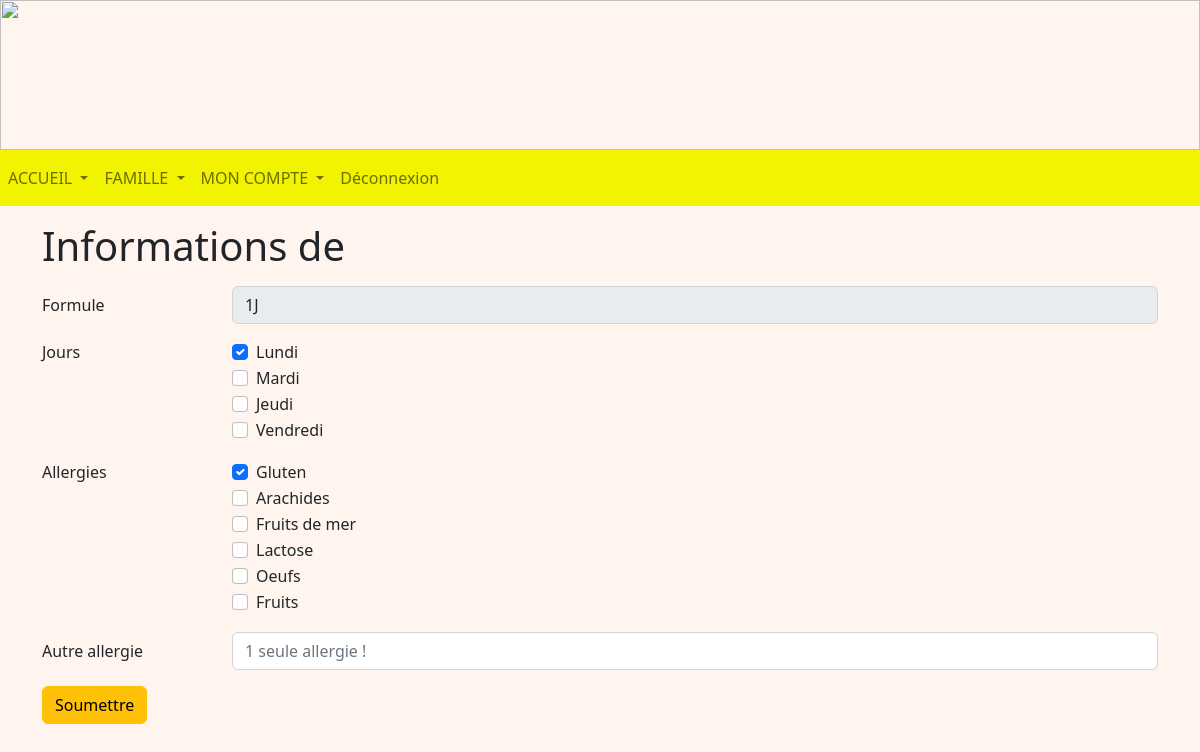
Page /enfant/1 (signed in) on the committed database.
### tables this page shows
CREATE TABLE Jour (
  code_jour integer PRIMARY KEY,
  jour TEXT NOT NULL
);

CREATE TABLE EstAllergiqueA (
  code_allergie integer,
  code_enfant integer,
  PRIMARY KEY (code_allergie, code_enfant),
  FOREIGN KEY (code_allergie) REFERENCES Allergie(code_allergie),
  FOREIGN KEY (code_enfant) REFERENCES Enfant(code_enfant)
);

CREATE TABLE Allergie (
  code_allergie integer PRIMARY KEY AUTOINCREMENT,
  nom_allergie TEXT NOT NULL
);

### representant.py (the view, shortened to what this page needs)
@app.route('/enfant/<int:code_enfant>', methods = ["POST", "GET"])
@login_required
def enfant(code_enfant):
    db = get_db()
    cur = db.cursor()
    user = cur.execute("SELECT type_compte FROM Compte WHERE identifiant = ?", (flask_login.current_user.name, )).fetchone()
    if user[0] == 'Representant':
        representant = cur.execute("SELECT code_representant FROM Representant WHERE identifiant = ?", (flask_login.current_user.name, )).fetchone()
        enfant = cur.execute("SELECT nom_enfant, prenom_enfant, code_formule FROM Enfant WHERE code_representant = ? and code_enfant = ?", (representant[0], code_enfant, )).fetchone()
        enfants = cur.execute("SELECT code_enfant, prenom_enfant FROM Enfant WHERE code_representant = ?", (representant[0], )).fetchall()
        formules = cur.execute("SELECT * FROM Formule").fetchall()
        joursManges = cur.execute("SELECT J.code_jour FROM Mange AS M INNER JOIN Jour AS J ON M.code_jour = J.code_jour WHERE M.code_enfant = ?", (code_enfant, )).fetchall()
        jours = cur.execute("SELECT * FROM Jour").fetchall()
        allergies = cur.execute("SELECT * FROM Allergie").fetchall()
        allergiques = cur.execute("SELECT code_allergie FROM EstAllergiqueA WHERE code_enfant = ?", (code_enfant, )).fetchall()
        now = datetime.datetime.today()
        return render_template('R_enfant.html', enfants = enfants, enfant = enfant, now = now.strftime('%Y-%m-%d'), formules = formules, jours = jours, joursManges = joursManges, allergies = allergies, allergiques = allergiques)
    if user[0] == 'Admin':
        return redirect(url_for('accueilAdmin'))
    return redirect(url_for('accueilEnseignant'))

### main.py (called while the page is built)
@login_manager.user_loader
def load_user(user_id):
    db = get_db()
    cur = db.cursor()
    user = cur.execute('SELECT identifiant, mot_de_passe FROM Compte WHERE identifiant=?', (user_id, )).fetchone()
    return User(user[0], user[1])

def get_db():
    if 'db' not in g:
        g.db = sqlite3.connect(DATABASE)
    return g.db

@app.teardown_appcontext
def close_connection(exception):
    db = g.pop('db', None)
    if db is not None:
        db.close()

### templates/R_enfant.html (shortened to what this page needs)
<!DOCTYPE html>
<html>
<head>
    {% extends "R_layout.html" %}
    {% block content %}
    <div class="container mt-3 mb-3">
        <h1>Informations de {{ enfant[0] }} {{ enfant[1] }}</h1>
        <form method="POST">
            <div class="row mt-3 mb-3">
                <label for="formule" class="col-sm-2 col-form-label">Formule</label>
                <div class="col-sm-10">
                    <select name="formule" class="form-control" id="formule" disabled>
                        {% for formule in formules %}
                        {% if enfant[3] == formule[0] %}
                        <option value="{{ formule[0] }}" selected>{{ formule[1] }}</option>
                        {% else %}
                        <option value="{{ formule[0] }}">{{ formule[1] }}</option>
                        {% endif %}
                        {% endfor %}
                    </select>
                </div>
            </div>
            <div class="form-group row mt-3 mb-3">
                <div class="col-sm-2">
                    <p>Jours</p>
                </div>
                <div class="col-sm-10">
                    {% for jour in jours %}
                    <div class="form-check">
                        {% set br = namespace (break = 1) %}
                        {% for jourMange in joursManges %}
                        {% if jour[0] == jourMange[0] %}
                        <input class="form-check-input" type="checkbox" value="{{ jour[0] }}" name="{{ jour[1] }}"
                            id="{{ jour[1] }}" checked>
                        {% set br.break = 0 %}
                        {% endif %}
                        {% endfor %}
                        {% if br.break == 1 %}
                        <input class="form-check-input" type="checkbox" value="{{ jour[0] }}" name="{{ jour[1] }}"
                            id="{{ jour[1] }}">
                        {% endif %}
                        <label class="form-check-label" for="{{ jour[1] }}">
                            {{ jour[1] }}
                        </label>
                    </div>
                    {% endfor %}
                </div>
            </div>
            <div class="form-group row mt-3 mb-3">
                <div class="col-sm-2">
                    <p>Allergies</p>
                </div>
                <div class="col-sm-10">
                    {% for allergie in allergies %}
                    <div class="form-check">
                        {% set br = namespace (break = 1) %}
                        {% for allergique in allergiques %}
                        {% if allergie[0] == allergique[0] %}
                        <input class="form-check-input" type="checkbox" value="{{ allergie[0] }}"
                            name="{{ allergie[1] }}" id="{{ allergie[1] }}" checked>
                        {% set br.break = 0 %}
                        {% endif %}
                        {% endfor %}
                        {% if br.break == 1 %}
                        <input class="form-check-input" type="checkbox" value="{{ allergie[0] }}"
                            name="{{ allergie[1] }}" id="{{ allergie[1] }}">
                        {% endif %}
                        <label class="form-check-label" for="{{ allergie[1] }}">
                            {{ allergie[1] }}
                        </label>
                    </div>
                    {% endfor %}
                </div>
            </div>
            <div class="row mt-3 mb-3">
                <label class="col-sm-2  col-form-label" for="autre">
                    Autre allergie
                </label>
                <div class="col-sm-10">
                    <input class="form-control" type="text" placeholder="1 seule allergie !" name="autre" id="autre">
                </div>
            </div>
            <button type="submit" class="btn btn-warning mb-3">Soumettre</button>
        </form>
    </div>
    {% endblock %}

### static/css/main.css (style rules this page uses)
body { background-repeat: no-repeat; background-color:rgb(265,245,238); height: 110px; margin: 0px; }

### rows in the picture
Jour: jour "Lundi"
Jour: jour "Mardi"
Jour: jour "Jeudi"
Jour: jour "Vendredi"
Allergie: nom_allergie "Gluten"
Allergie: nom_allergie "Arachides"
Allergie: nom_allergie "Fruits de mer"
Allergie: nom_allergie "Lactose"
Allergie: nom_allergie "Oeufs"
Allergie: nom_allergie "Fruits"

### other values in the picture
form field formule "1J"
